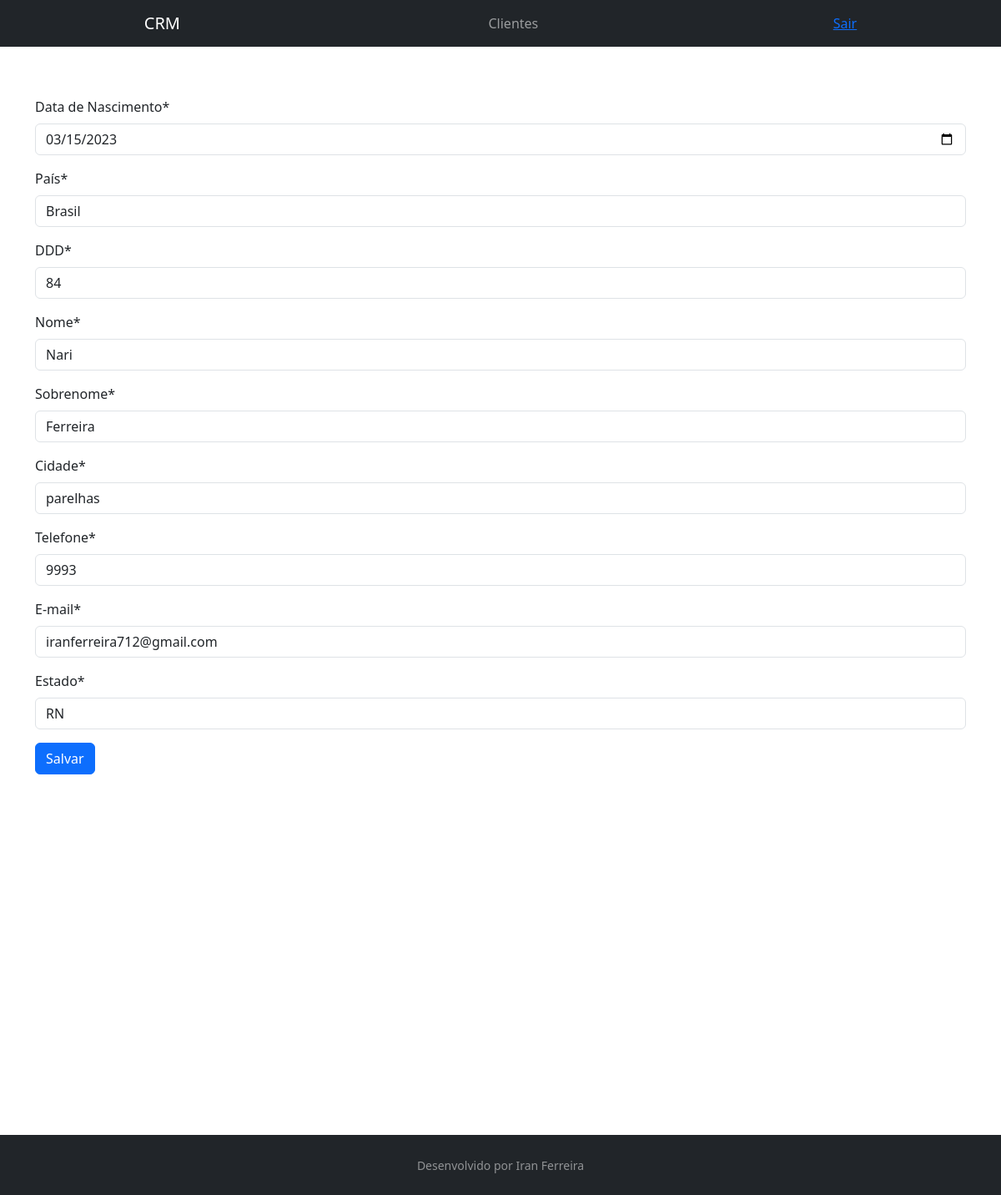
/customer/3/, run on the app's committed database.
### customer/models.py (models this page shows, shortened)
class Customer(models.Model):
    first_name = models.CharField(max_length=30)
    last_name = models.CharField(max_length=50)
    email = models.EmailField()
    birth_date = models.DateField()
    area_code = models.CharField(max_length=3) #DDD do Número
    phone_number = models.CharField(max_length=9)
    country = models.CharField(max_length=30)
    state = models.CharField(max_length=30)
    city = models.CharField(max_length=30)
    create_date = models.DateTimeField(auto_now_add=True) #Data de quando o cliente for criado
    update_date = models.DateTimeField(auto_now=True) #Data de atualização dos dados dos clientes
    active = models.BooleanField(default=True) # Ativar ou desativar o cliente, não precisa apagar todo o histórico do cliente
    class Meta:
        db_table = "customer"

### customer/views.py (the view, shortened to what this page needs)
# urls.py: path("<int:id>/", CustomerUpdateView.as_view(), name="customer-update"),
class CustomerUpdateView(UpdateView):
    template_name = "customer/customer.html"
    form_class = CustomerForm
    def get_object(self):
        id = self.kwargs.get("id")
        return get_object_or_404(Customer, id=id)

### customer/templates/customer/customer.html (shortened to what this page needs)
{% extends "model-page.html" %}
{% load crispy_forms_tags %}
{% block content %}
    <form method="POST"> {% csrf_token %}
        {{ form|crispy }}
        <button type="submit" class="btn btn-primary">Salvar</button>
    </form>
{% endblock %}

### core/templates/model-page.html (style rules this page uses)
html, body { height: 100%; }

### data on the page
Customer: birth_date "03/15/2023", country "Brasil", area_code "84", first_name "Nari", last_name "Ferreira", city "parelhas", phone_number "9993", email "iranferreira712@gmail.com", state "RN"
